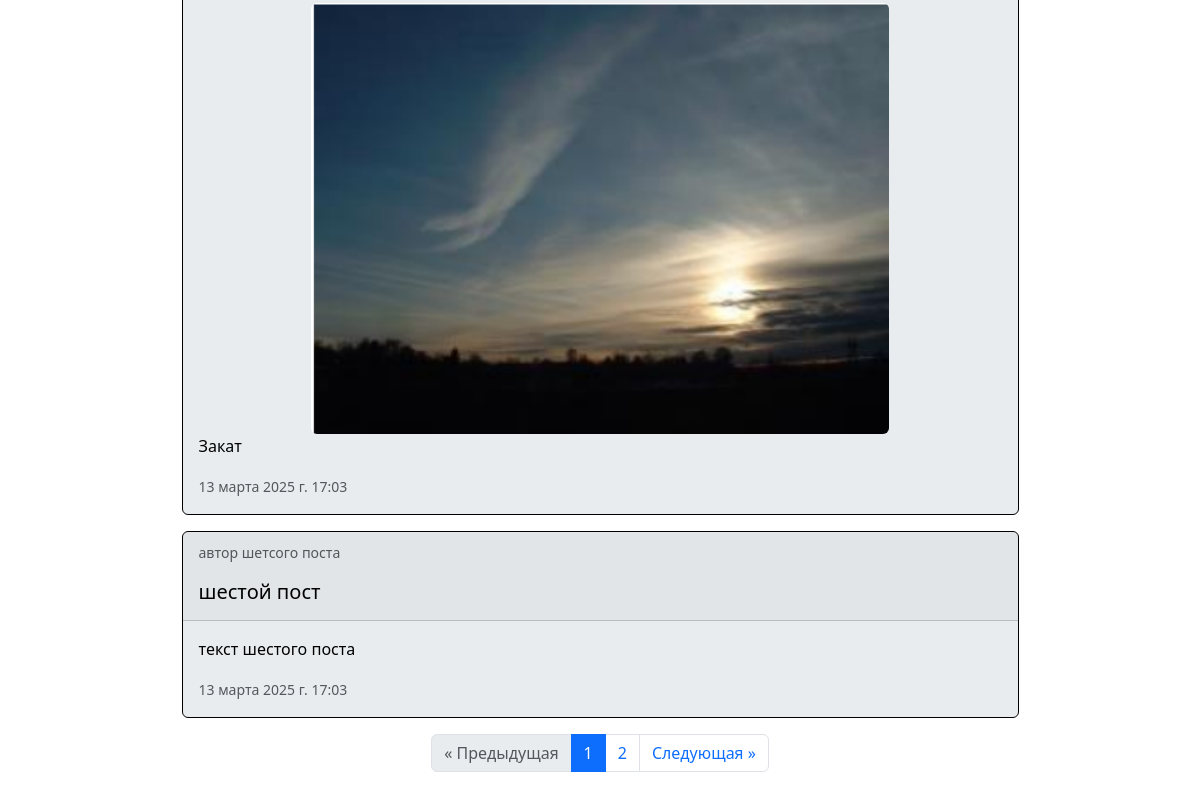
The app's page / (lower part), older data.
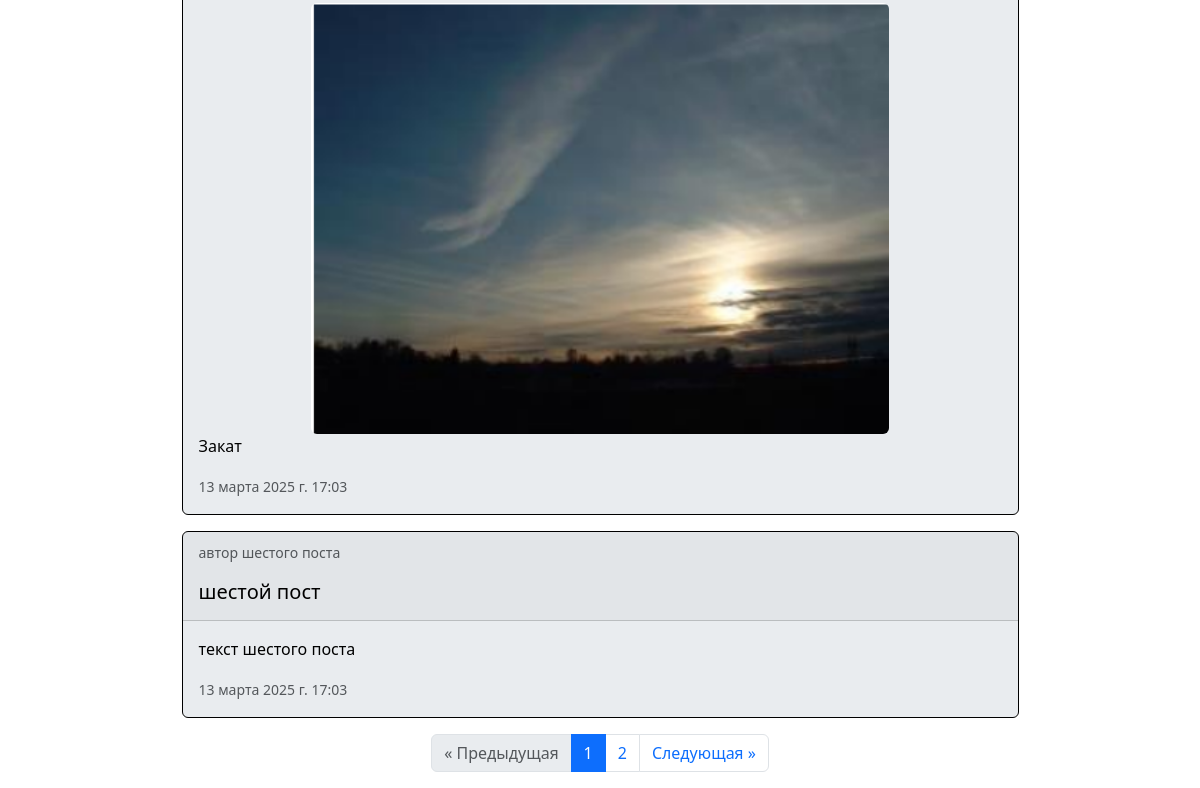
The same page, newer data.
### blog/models.py (models this page shows, shortened)
class Post(models.Model):
    image = models.ImageField(blank=True, null=True, upload_to='post/')
    title = models.CharField(max_length=20)
    author = models.CharField(max_length=20)
    post_text = models.TextField()
    likes = models.IntegerField(default=0)
    date = models.DateTimeField()
    category = models.ForeignKey(Category, null=True, blank=True, on_delete=models.SET_NULL)

### blog/views.py (the view)
# urls.py: path('', views.index, name='index'),
def index(request):
    posts = Post.objects.all()
    if request.GET.get('search'):
        posts = posts.filter(title__contains=request.GET.get('search')) | posts.filter(author__contains=request.GET.get('search')) | \
        posts.filter(post_text__contains=request.GET.get('search'))
    if request.GET.getlist('category'):
        posts = posts.filter(category_id__in=request.GET.getlist('category'))
    paginator = Paginator(posts, 5)
    page_number = request.GET.get('page')
    pages = math.ceil(len(posts) / 5)
    posts_on_page = paginator.get_page(page_number)
    categories = Category.objects.all()
    args = {
        'posts': posts_on_page,
        'range': range(pages),
        'categories': categories,
    }
    if request.GET.getlist('category'):
        args['selected_categories'] = [ int(cat) for cat in request.GET.getlist('category') ]
        get_str="?"
        for c in args['selected_categories']:
            get_str += f"category={c}&"
        args['category_url'] = get_str
    return render(request, 'posts/index.html', args)

### blog/templates/posts/index.html (shortened to what this page needs)
{% extends 'posts/base.html' %}
{% load static %}
{% block body %}
<div class="container mx-auto d-flex flex-column align-items-center">
    {% for post in posts %}
    <div class="border card mb-3 bg-body-secondary border-black w-75 mx-auto">
        <a class="text-black" href="{% url 'blog:post_get' post.id %}" style="text-decoration: none;">
            <div class="card-header">
                <p class="card-text"><small class="text-body-secondary">{{ post.author }}</small></p>
                <h5>{{ post.title }}</h5>
            </div>
            <div class="card-body">
                {% if post.image %}
                <div class="container w-75">
                    <img src="{{ MEDIA_URL }}{{ post.image }}" class="card-img-top rounded" alt="...">
                </div>
                {% endif %}
                <p class="card-text">{{ post.post_text }}</p>
                <p class="card-text"><small class="text-body-secondary">{{ post.date }}</small></p>
            </div>
        </a>
    </div>
    {% endfor %}
    {% if posts.paginator.num_pages > 1 %}
    <nav aria-label="...">
        <ul class="pagination">
            {% if posts.has_previous %}
            <li class="page-item">
                <a class="page-link" href="?page={{ posts.previous_page_number }}">&laquo; Предыдущая</a>
            </li>
            {% else %}
            <li class="page-item disabled">
                <a class="page-link">&laquo; Предыдущая</a>
            </li>
            {% endif %}
            {% for page in range %}
            {% if posts.number == forloop.counter %}
            <li class="page-item active"><a class="page-link"
                    href="?page={{ forloop.counter }}">{{ forloop.counter }}</a></li>
            {% else %}
            <li class="page-item"
            >
                <a class="page-link" href="?page={{ forloop.counter }}">{{ forloop.counter }}</a>
            </li>
            {% endif %}
            {% endfor %}
            {% if posts.has_next %}
            <li class="page-item">
                <a class="page-link" href="?page={{ posts.next_page_number }}">Следующая &raquo;</a>
            </li>
            {% else %}
            <li class="page-item disabled">
                <a class="page-link">Следующая &raquo;</a>
            </li>
            {% endif %}
        </ul>
    </nav>
    {% endif %}
</div>
{% endblock body %}

Row changes from the older to the newer data that the page shows:
changed Post "шестой пост": author "автор шетсого поста" → "автор шестого поста"
